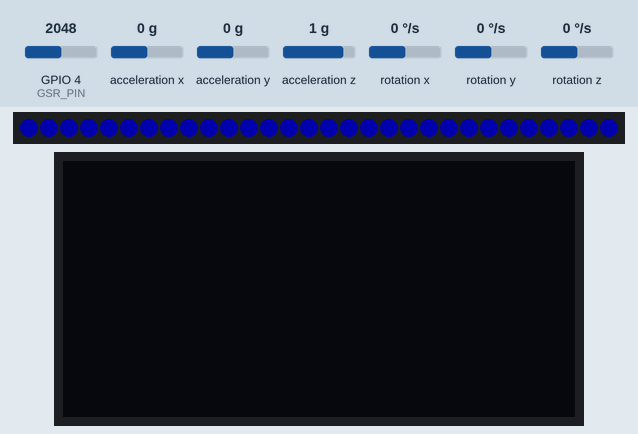
Simulated run of this program. Board: ESP32-S3. On the bench: 30 RGB LEDs in strip order, left to right, 128×64 one-colour display. Wiring (inferred from the names in the program): MPU-9250 motion sensor at I2C address 0x68. Inputs (shaded band) come from the test bench; at power-on: GPIO 4 (GSR_PIN) = 2048, acceleration x 0 g, acceleration y 0 g, acceleration z 1 g, rotation x 0 °/s, rotation y 0 °/s, rotation z 0 °/s. Dim RGB values are drawn brighter than linear; the OLED is the two-colour kind (top 16 rows yellow); what the program prints to the serial monitor is not drawn.

Above: at 2.2 s.
At 3.9 s:
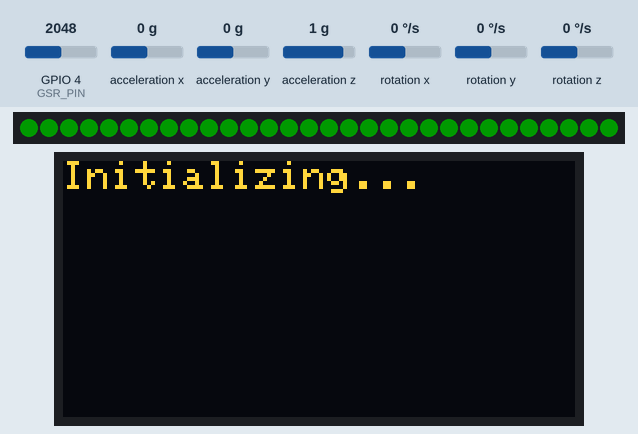
At 4.4 s:
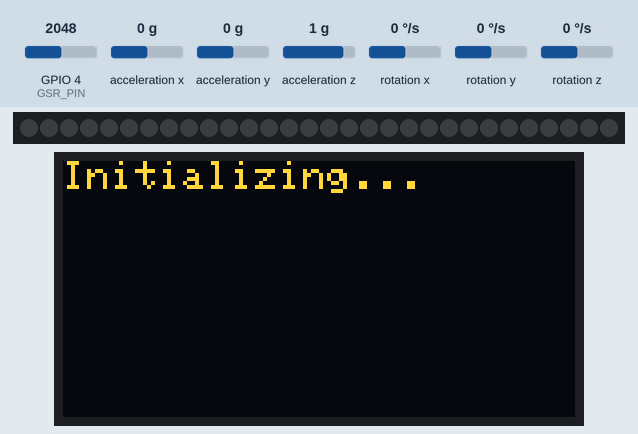
At 31.8 s:
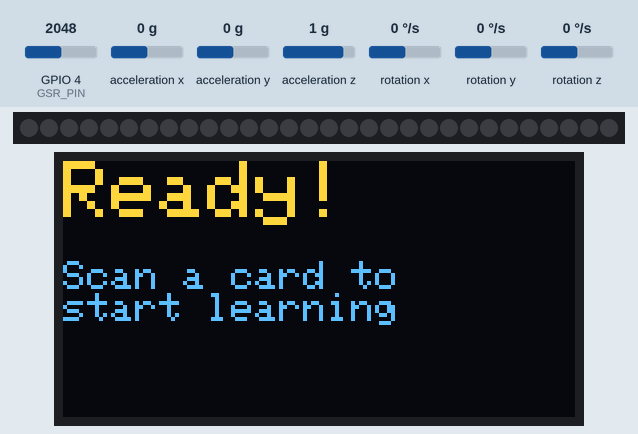
At 33.95 s:
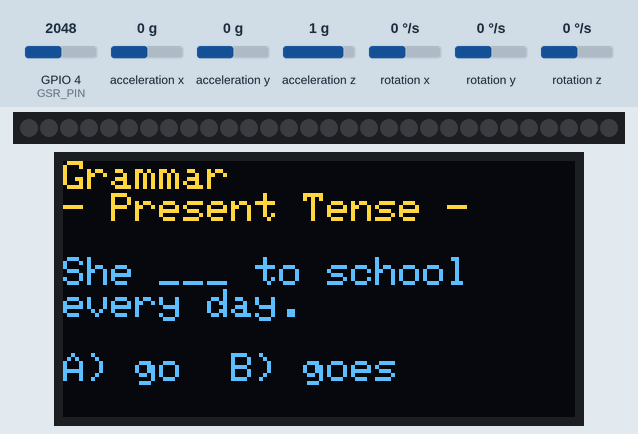

The program:

main.cpp
```cpp
#include <Arduino.h>
#include <Wire.h>
#include "config.h"
#include "oled_display.h"
#include "led_control.h"
#include "gsr_sensor.h"
#include "motion_sensor.h"
// #include "heart_sensor.h"  // ← 注释掉

// 创建传感器对象
OLEDDisplay oled;
LEDControl led;
GSRSensor gsr;
MotionSensor motion(MOTION_SENSOR_ADDR);
// HeartSensor heart(HEART_SENSOR_ADDR);  // ← 注释掉

// 学习内容类型
enum ContentType
{
  VOCABULARY,
  GRAMMAR,
  CONVERSATION
};

ContentType currentContent = VOCABULARY;
unsigned long lastContentChange = 0;
const unsigned long CONTENT_INTERVAL = 10000;

// 传感器状态
bool gsrReady = false;
bool motionReady = false;
// bool heartReady = false;  // ← 注释掉

void setup()
{
  Serial.begin(SERIAL_BAUD);
  delay(2000);

  Serial.println("\n========================================");
  Serial.println("  Language Learning Device v2.0");
  Serial.println("  认知负载检测系统");
  Serial.println("========================================\n");

  // 初始化I2C总线
  Serial.print("初始化I2C总线... ");
  pinMode(I2C_SDA, INPUT_PULLUP);
  pinMode(I2C_SCL, INPUT_PULLUP);
  delay(100);
  Wire.begin(I2C_SDA, I2C_SCL);
  Wire.setClock(I2C_SPEED);
  Serial.println("✅");

  // 初始化LED
  Serial.print("初始化LED... ");
  led.begin();
  led.flash(CRGB::Blue, 2);
  Serial.println("✅");

  // 初始化OLED
  Serial.print("初始化OLED... ");
  if (!oled.begin())
  {
    Serial.println("❌");
    led.flash(CRGB::Red, 5);
    while (1)
      ;
  }
  Serial.println("✅");
  oled.showStartup();
  delay(1000);

  // 初始化GSR
  Serial.print("初始化GSR... ");
  gsr.begin();
  Serial.println("✅");

  // 初始化运动传感器
  Serial.print("初始化运动传感器... ");
  if (!motion.begin())
  {
    Serial.println("❌ (继续运行)");
  }
  else
  {
    Serial.println("✅");
    motionReady = true;
  }

  // ← 注释掉心率传感器初始化

  Serial.println("\n✅ 系统就绪！\n");

  led.flash(CRGB::Green, 2);
  led.off();

  // 校准传感器
  Serial.println("========================================");
  Serial.println("  传感器校准");
  Serial.println("========================================\n");

  Serial.println("GSR校准:");
  Serial.println("  请将电极夹在手指上");
  Serial.println("  保持放松状态");
  delay(3000);
  gsr.calibrate(10);
  gsrReady = true;

  if (motionReady)
  {
    Serial.println("\n运动传感器校准:");
    Serial.println("  请保持设备静止");
    delay(2000);
    motion.calibrateFidgeting(10);
  }

  Serial.println("\n========================================");
  Serial.println("  开始学习模式");
  Serial.println("========================================\n");

  oled.showReady();
  delay(2000);
}

void loop()
{
  unsigned long currentTime = millis();

  // 自动切换内容
  if (currentTime - lastContentChange > CONTENT_INTERVAL)
  {
    lastContentChange = currentTime;

    currentContent = (ContentType)((currentContent + 1) % 3);

    Serial.println("\n========================================");
    Serial.print("切换内容: ");

    switch (currentContent)
    {
    case VOCABULARY:
      Serial.println("Vocabulary");
      oled.showVocabulary("STUDY", "v. 学习", "I study English");
      break;

    case GRAMMAR:
      Serial.println("Grammar");
      oled.showGrammar("Present Tense",
                       "She ___ to school\nevery day.",
                       "go", "goes");
      break;

    case CONVERSATION:
      Serial.println("Conversation");
      oled.showConversation("Greeting",
                            "A: Hello!",
                            "B: Hi! How are you?",
                            "A: I'm fine, thanks.",
                            "B: Nice to meet you!");
      break;
    }

    led.flash(CRGB::White, 1);
  }

  // 读取传感器
  float gsrLoad = 0.0;
  float motionLoad = 0.0;

  if (gsrReady)
  {
    gsrLoad = gsr.getCognitiveLoad();
  }

  if (motionReady)
  {
    motionLoad = motion.getFidgetingLevel();
  }

  // 融合认知负载（只用GSR和运动）
  float totalLoad = 0.0;

  if (gsrReady)
  {
    totalLoad += gsrLoad * 0.7; // GSR权重70%
  }

  if (motionReady)
  {
    totalLoad += motionLoad * 0.3; // 运动权重30%
  }

  // LED反馈
  led.setCognitiveLoad(totalLoad);

  // 串口输出
  static unsigned long lastPrint = 0;
  if (currentTime - lastPrint > 2000)
  {
    lastPrint = currentTime;

    Serial.println("----------------------------------------");
    Serial.println("传感器数据:");

    if (gsrReady)
    {
      Serial.printf("  GSR:    %.2f V (负载: %.2f)\n",
                    gsr.getVoltage(), gsrLoad);
    }

    if (motionReady)
    {
      int16_t ax, ay, az;
      motion.getAccel(ax, ay, az);
      Serial.printf("  运动:   加速度(%d,%d,%d) (负载: %.2f)\n",
                    ax, ay, az, motionLoad);
    }

    Serial.printf("\n总体认知负载: %.2f ", totalLoad);

    if (totalLoad < LOAD_LOW_THRESHOLD)
    {
      Serial.println("(舒适) 🟢");
    }
    else if (totalLoad < LOAD_HIGH_THRESHOLD)
    {
      Serial.println("(适中) 🟡");
    }
    else
    {
      Serial.println("(压力) 🔴");
    }

    Serial.println("----------------------------------------\n");
  }

  delay(100);
}
```

gsr_sensor.h
```cpp
#ifndef GSR_SENSOR_H
#define GSR_SENSOR_H

#include <Arduino.h>
#include "config.h"

class GSRSensor
{
private:
    int baselineValue;
    bool isCalibrated;

    int readRaw();

public:
    GSRSensor();

    void begin();
    void calibrate(int duration = 30);
    float getCognitiveLoad(); // 0-1
    int getRawValue();
    float getVoltage();
    bool isReady();
};

#endif
```

heart_sensor.h
```cpp
#ifndef HEART_SENSOR_H
#define HEART_SENSOR_H

#include <Arduino.h>
#include <MAX30105.h>
#include "heartRate.h"

class HeartSensor
{
private:
    MAX30105 particleSensor;
    uint8_t i2cAddress; // 新增：保存地址

    const byte RATE_SIZE = 4;
    byte rates[4];
    byte rateSpot = 0;
    long lastBeat = 0;
    float beatsPerMinute;
    int beatAvg;

    bool sensorInitialized;

public:
    HeartSensor(uint8_t addr = 0x57); // ← 修改：接受地址参数

    bool begin();
    void update();

    int getHeartRate();
    bool isFingerDetected();
    float getStressLevel();
    long getIRValue();
};

#endif
```

led_control.h
```cpp
#ifndef LED_CONTROL_H
#define LED_CONTROL_H

#include <FastLED.h>
#include "config.h"

class LEDControl
{
private:
    CRGB leds[NUM_LEDS];

public:
    LEDControl();

    void begin();
    void flash(CRGB color, int times);
    void solid(CRGB color);
    void off();
    void setBrightness(uint8_t brightness);

    // 根据认知负载设置颜色
    void setCognitiveLoad(float load);
};

#endif
```

motion_sensor.h
```cpp
#ifndef MOTION_SENSOR_H
#define MOTION_SENSOR_H

#include <Arduino.h>

// 可以是MPU6050、MPU9250等任何IMU传感器
class MotionSensor
{
private:
    uint8_t i2cAddress;

    void writeReg(uint8_t reg, uint8_t value);
    uint8_t readReg(uint8_t reg);
    void readRegs(uint8_t reg, uint8_t *buffer, uint8_t len);

    int16_t accelX, accelY, accelZ;
    int16_t gyroX, gyroY, gyroZ;

    float movementBaseline;
    bool isCalibrated;

public:
    MotionSensor(uint8_t addr = 0x68); // 默认MPU6050地址

    bool begin();
    void update();

    // 获取原始数据
    void getAccel(int16_t &x, int16_t &y, int16_t &z);
    void getGyro(int16_t &x, int16_t &y, int16_t &z);

    // Fidgeting检测（坐立不安指标）
    void calibrateFidgeting(int duration = 30);
    float getFidgetingLevel(); // 0-1，越高越坐立不安
    bool isReady();
};

#endif
```

oled_display.h
```cpp
#ifndef OLED_DISPLAY_H
#define OLED_DISPLAY_H

#include <Adafruit_SSD1306.h>
#include "config.h"

class OLEDDisplay
{
private:
    Adafruit_SSD1306 *display;

public:
    OLEDDisplay();
    ~OLEDDisplay();

    bool begin();
    void clear();

    // 系统界面
    void showStartup();
    void showReady();

    // 学习内容显示
    void showVocabulary(String word, String translation, String example);
    void showGrammar(String title, String question, String optionA, String optionB);
    void showConversation(String title, String line1, String line2, String line3, String line4);
    void showUnknownCard(String uid);

    // 传感器状态显示
    void showSensorStatus(float gsr, float fidget, int hr);
};

#endif
```

gsr_sensor.cpp
```cpp
#include "gsr_sensor.h"

GSRSensor::GSRSensor()
{
    baselineValue = 0;
    isCalibrated = false;
}

void GSRSensor::begin()
{
    pinMode(GSR_PIN, INPUT);
}

int GSRSensor::readRaw()
{
    long sum = 0;
    for (int i = 0; i < 10; i++)
    {
        sum += analogRead(GSR_PIN);
        delay(10);
    }
    return sum / 10;
}

void GSRSensor::calibrate(int duration)
{
    Serial.println("开始校准GSR基线...");
    Serial.printf("请保持放松 %d 秒\n", duration);

    long sum = 0;
    int samples = duration * 2;

    for (int i = 0; i < samples; i++)
    {
        sum += readRaw();
        delay(500);

        if (i % 10 == 0)
        {
            Serial.print(".");
        }
    }

    baselineValue = sum / samples;
    isCalibrated = true;

    Serial.println("");
    Serial.printf("✅ 校准完成！基线值: %d (%.2fV)\n",
                  baselineValue,
                  baselineValue * 3.3 / 4095.0);
}

float GSRSensor::getCognitiveLoad()
{
    if (!isCalibrated)
    {
        return 0.0;
    }

    int currentValue = readRaw();
    float change = (float)(currentValue - baselineValue) / baselineValue;

    // 映射到0-1范围
    // 假设2倍基线 = 满负载
    float load = change / 1.0;

    if (load < 0)
        load = 0;
    if (load > 1)
        load = 1;

    return load;
}

int GSRSensor::getRawValue()
{
    return readRaw();
}

float GSRSensor::getVoltage()
{
    return readRaw() * 3.3 / 4095.0;
}

bool GSRSensor::isReady()
{
    return isCalibrated;
}
```

heart_sensor.cpp
```cpp
#include "heart_sensor.h"

HeartSensor::HeartSensor(uint8_t addr)
{ // ← 修改：接受地址
    i2cAddress = addr;
    beatsPerMinute = 0;
    beatAvg = 0;
    rateSpot = 0;
    lastBeat = 0;
    sensorInitialized = false;

    for (byte i = 0; i < RATE_SIZE; i++)
    {
        rates[i] = 0;
    }
}

bool HeartSensor::begin()
{
    // MAX30105使用固定地址0x57，不需要传参
    if (!particleSensor.begin(Wire, I2C_SPEED_FAST))
    {
        return false;
    }

    particleSensor.setup();
    sensorInitialized = true;
    return true;
}

void HeartSensor::update()
{
    if (!sensorInitialized)
        return;

    long irValue = particleSensor.getIR();

    if (checkForBeat(irValue) == true)
    {
        long delta = millis() - lastBeat;
        lastBeat = millis();

        beatsPerMinute = 60 / (delta / 1000.0);

        if (beatsPerMinute < 255 && beatsPerMinute > 20)
        {
            rates[rateSpot++] = (byte)beatsPerMinute;
            rateSpot %= RATE_SIZE;

            beatAvg = 0;
            for (byte x = 0; x < RATE_SIZE; x++)
            {
                beatAvg += rates[x];
            }
            beatAvg /= RATE_SIZE;
        }
    }
}

int HeartSensor::getHeartRate()
{
    return beatAvg;
}

bool HeartSensor::isFingerDetected()
{
    if (!sensorInitialized)
        return false;
    long irValue = particleSensor.getIR();
    return (irValue > 50000);
}

float HeartSensor::getStressLevel()
{
    if (beatAvg == 0)
        return 0.0;

    if (beatAvg < 60)
    {
        return 0.1;
    }
    else if (beatAvg < 80)
    {
        return 0.3;
    }
    else if (beatAvg < 100)
    {
        return 0.6;
    }
    else
    {
        return 0.9;
    }
}

long HeartSensor::getIRValue()
{
    if (!sensorInitialized)
        return 0;
    return particleSensor.getIR();
}
```

led_control.cpp
```cpp
#include "led_control.h"

LEDControl::LEDControl()
{
}

void LEDControl::begin()
{
    FastLED.addLeds<WS2812B, LED_PIN, GRB>(leds, NUM_LEDS);
    FastLED.setBrightness(50);
}

void LEDControl::flash(CRGB color, int times)
{
    for (int i = 0; i < times; i++)
    {
        fill_solid(leds, NUM_LEDS, color);
        FastLED.show();
        delay(150);
        fill_solid(leds, NUM_LEDS, CRGB::Black);
        FastLED.show();
        delay(150);
    }
}

void LEDControl::solid(CRGB color)
{
    fill_solid(leds, NUM_LEDS, color);
    FastLED.show();
}

void LEDControl::off()
{
    fill_solid(leds, NUM_LEDS, CRGB::Black);
    FastLED.show();
}

void LEDControl::setBrightness(uint8_t brightness)
{
    FastLED.setBrightness(brightness);
}

void LEDControl::setCognitiveLoad(float load)
{
    CRGB color;

    if (load < 0.3)
    {
        color = CRGB::Green; // 低负载
    }
    else if (load < 0.7)
    {
        color = CRGB::Yellow; // 中负载
    }
    else
    {
        color = CRGB::Red; // 高负载
    }

    solid(color);
}
```

motion_sensor.cpp
```cpp
#include "motion_sensor.h"
#include "config.h"
#include <Wire.h>

// 通用寄存器定义（适用于MPU6050系列）
#define REG_PWR_MGMT_1 0x6B
#define REG_ACCEL_XOUT_H 0x3B
#define REG_GYRO_XOUT_H 0x43
#define REG_WHO_AM_I 0x75

MotionSensor::MotionSensor(uint8_t addr)
{
    i2cAddress = addr;
    accelX = accelY = accelZ = 0;
    gyroX = gyroY = gyroZ = 0;
    movementBaseline = 0;
    isCalibrated = false;
}

void MotionSensor::writeReg(uint8_t reg, uint8_t value)
{
    Wire.beginTransmission(i2cAddress);
    Wire.write(reg);
    Wire.write(value);
    Wire.endTransmission();
}

uint8_t MotionSensor::readReg(uint8_t reg)
{
    Wire.beginTransmission(i2cAddress);
    Wire.write(reg);
    Wire.endTransmission(false);
    Wire.requestFrom(i2cAddress, (uint8_t)1);
    return Wire.read();
}

void MotionSensor::readRegs(uint8_t reg, uint8_t *buffer, uint8_t len)
{
    Wire.beginTransmission(i2cAddress);
    Wire.write(reg);
    Wire.endTransmission(false);
    Wire.requestFrom(i2cAddress, len);

    for (int i = 0; i < len && Wire.available(); i++)
    {
        buffer[i] = Wire.read();
    }
}

bool MotionSensor::begin()
{
    // 唤醒传感器
    writeReg(REG_PWR_MGMT_1, 0x00);
    delay(100);

    // 验证连接
    uint8_t whoami = readReg(REG_WHO_AM_I);
    if (whoami != 0x68 && whoami != 0x71)
    { // MPU6050或MPU9250
        return false;
    }

    return true;
}

void MotionSensor::update()
{
    uint8_t buffer[14];
    readRegs(REG_ACCEL_XOUT_H, buffer, 14);

    accelX = (buffer[0] << 8) | buffer[1];
    accelY = (buffer[2] << 8) | buffer[3];
    accelZ = (buffer[4] << 8) | buffer[5];

    gyroX = (buffer[8] << 8) | buffer[9];
    gyroY = (buffer[10] << 8) | buffer[11];
    gyroZ = (buffer[12] << 8) | buffer[13];
}

void MotionSensor::getAccel(int16_t &x, int16_t &y, int16_t &z)
{
    x = accelX;
    y = accelY;
    z = accelZ;
}

void MotionSensor::getGyro(int16_t &x, int16_t &y, int16_t &z)
{
    x = gyroX;
    y = gyroY;
    z = gyroZ;
}

void MotionSensor::calibrateFidgeting(int duration)
{
    Serial.println("校准运动基线...");
    Serial.printf("请保持静止 %d 秒\n", duration);

    long sumMovement = 0;
    int samples = duration * 10;

    for (int i = 0; i < samples; i++)
    {
        update();

        long movement = abs(accelX) + abs(accelY) + abs(accelZ) +
                        abs(gyroX) + abs(gyroY) + abs(gyroZ);

        sumMovement += movement;
        delay(100);

        if (i % 50 == 0)
            Serial.print(".");
    }

    movementBaseline = (float)sumMovement / samples;
    isCalibrated = true;

    Serial.println("");
    Serial.printf("✅ 校准完成！基线: %.2f\n", movementBaseline);
}

float MotionSensor::getFidgetingLevel()
{
    if (!isCalibrated)
        return 0.0;

    update();

    long currentMovement = abs(accelX) + abs(accelY) + abs(accelZ) +
                           abs(gyroX) + abs(gyroY) + abs(gyroZ);

    float ratio = (float)currentMovement / movementBaseline;
    float fidgeting = (ratio - 1.0) / 2.0;

    if (fidgeting < 0)
        fidgeting = 0;
    if (fidgeting > 1)
        fidgeting = 1;

    return fidgeting;
}

bool MotionSensor::isReady()
{
    return isCalibrated;
}
```

oled_display.cpp
```cpp
#include "oled_display.h"
#include <SPI.h>

OLEDDisplay::OLEDDisplay()
{
    display = new Adafruit_SSD1306(SCREEN_WIDTH, SCREEN_HEIGHT,
                                   OLED_MOSI, OLED_CLK, OLED_DC, OLED_RESET, OLED_CS);
}

OLEDDisplay::~OLEDDisplay()
{
    delete display;
}

bool OLEDDisplay::begin()
{
    if (!display->begin(SSD1306_SWITCHCAPVCC))
    {
        return false;
    }
    display->setTextColor(SSD1306_WHITE);
    clear();
    return true;
}

void OLEDDisplay::clear()
{
    display->clearDisplay();
    display->display();
}

void OLEDDisplay::showStartup()
{
    display->clearDisplay();
    display->setTextSize(1);
    display->setCursor(0, 0);
    display->println("Initializing...");
    display->display();
}

void OLEDDisplay::showReady()
{
    display->clearDisplay();
    display->setTextSize(2);
    display->setCursor(0, 0);
    display->println("Ready!");
    display->setTextSize(1);
    display->setCursor(0, 25);
    display->println("Scan a card to");
    display->println("start learning");
    display->display();
}

void OLEDDisplay::showVocabulary(String word, String translation, String example)
{
    display->clearDisplay();
    display->setTextSize(1);
    display->setCursor(0, 0);
    display->println("Vocabulary");
    display->println("- Daily Routine -");
    display->println("");

    display->setTextSize(2);
    display->println(word);

    display->setTextSize(1);
    display->println("");
    display->println(translation);
    display->println(example);
    display->display();
}

void OLEDDisplay::showGrammar(String title, String question, String optionA, String optionB)
{
    display->clearDisplay();
    display->setTextSize(1);
    display->setCursor(0, 0);
    display->println("Grammar");
    display->print("- ");
    display->print(title);
    display->println(" -");
    display->println("");
    display->println(question);
    display->println("");
    display->print("A) ");
    display->print(optionA);
    display->print("  B) ");
    display->println(optionB);
    display->display();
}

void OLEDDisplay::showConversation(String title, String line1, String line2, String line3, String line4)
{
    display->clearDisplay();
    display->setTextSize(1);
    display->setCursor(0, 0);
    display->println("Conversacion");
    display->print("- ");
    display->print(title);
    display->println(" -");
    display->println("");
    display->println(line1);
    display->println(line2);
    display->println("");
    display->println(line3);
    display->println(line4);
    display->display();
}

void OLEDDisplay::showUnknownCard(String uid)
{
    display->clearDisplay();
    display->setTextSize(1);
    display->setCursor(0, 0);
    display->println("Unknown Card");
    display->println("");
    display->println("UID:");
    display->println(uid);
    display->println("");
    display->println("Please register");
    display->display();
}

void OLEDDisplay::showSensorStatus(float gsr, float fidget, int hr)
{
    display->clearDisplay();
    display->setTextSize(1);
    display->setCursor(0, 0);
    display->println("Sensor Status");
    display->println("-------------");

    display->print("GSR:    ");
    display->println(gsr, 2);

    display->print("Fidget: ");
    display->println(fidget, 2);

    display->print("HR:     ");
    display->print(hr);
    display->println(" bpm");

    display->display();
}
```

Source omitted: config.h (729 bytes)

Measured:
- what the display in image 2 shows lasts 27.4 s, from 4.3 s to 31.7 s
- what the display in image 3 shows lasts 2.0 s, from 31.7 s to 33.7 s
- what the display in image 4 shows lasts 0.5 s, from 33.7 s to 34.2 s
